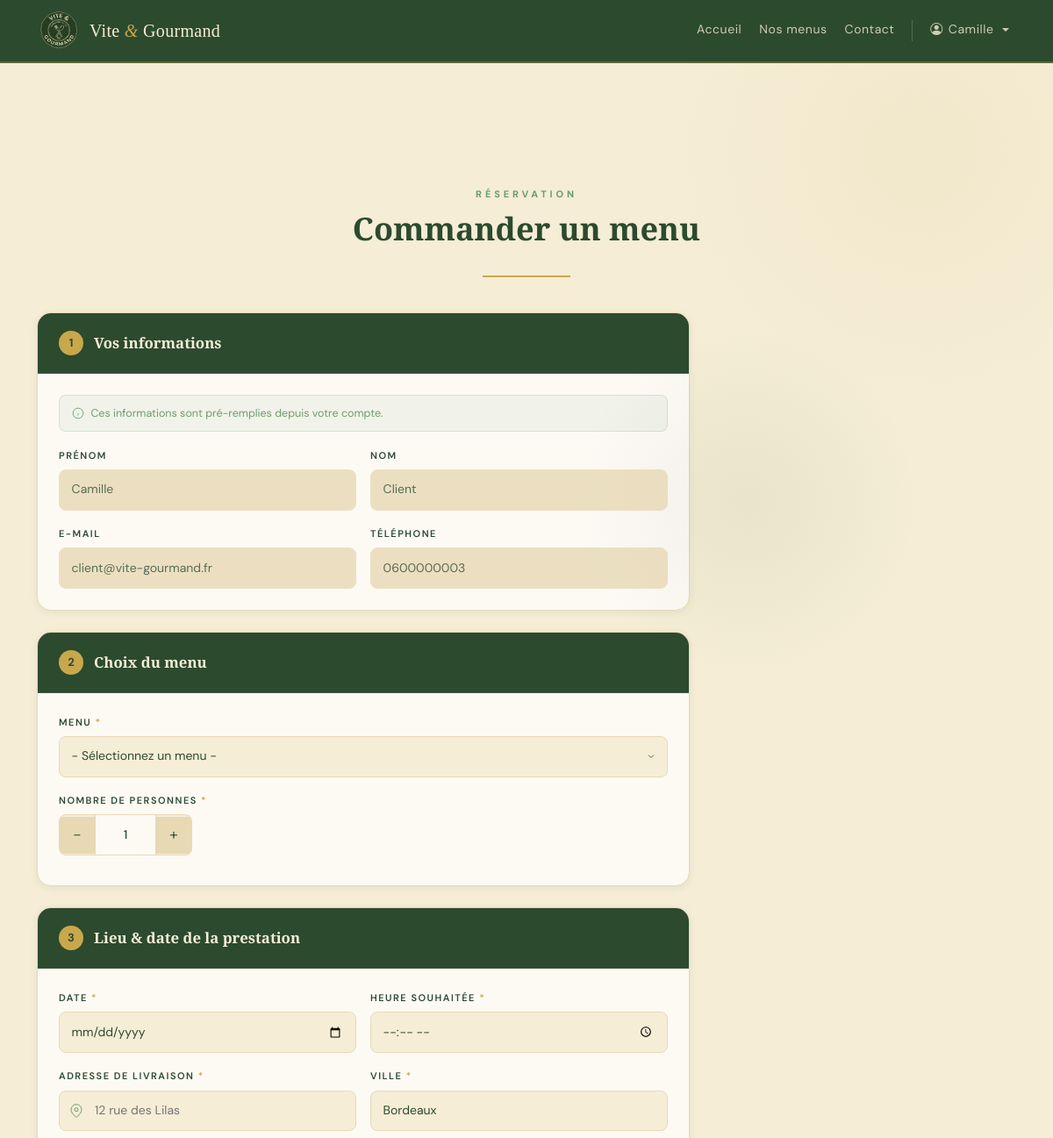
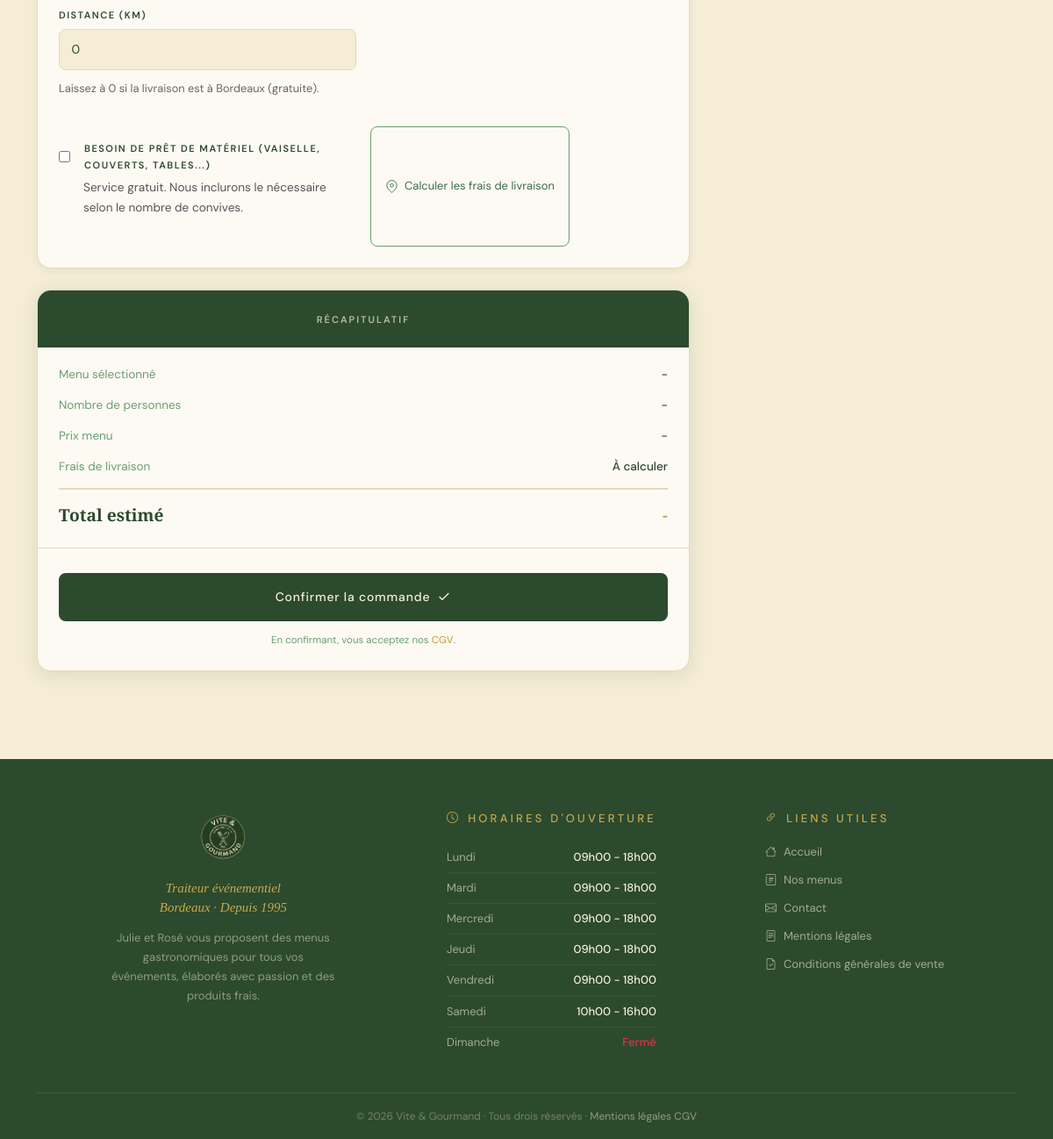
Screenshot of /pages/commande.php (signed in) with the database file from the repository (2 pictures, top to bottom).
### tables this page shows
CREATE TABLE utilisateur (
    utilisateur_id INT AUTO_INCREMENT PRIMARY KEY,
    role_id INT NOT NULL,
    nom VARCHAR(50) NOT NULL,
    prenom VARCHAR(50) NOT NULL,
    email varchar(255) NOT NULL UNIQUE,
    mot_de_passe VARCHAR(255) NOT NULL,
    telephone VARCHAR(20),
    adresse_postale VARCHAR(255),
    ville VARCHAR(50),
    pays VARCHAR(50) DEFAULT 'France',
    actif TINYINT(1) NOT NULL DEFAULT 1,
    created_at DATETIME DEFAULT CURRENT_TIMESTAMP,
    updated_at DATETIME DEFAULT CURRENT_TIMESTAMP,

    CONSTRAINT fk_utilisateur_role
    FOREIGN KEY(role_id) REFERENCES role(role_id)
);

CREATE TABLE horaire (
    horaire_id INT AUTO_INCREMENT PRIMARY KEY,
    jour VARCHAR(20) NOT NULL,
    heure_ouverture TIME NOT NULL,
    heure_fermeture TIME NOT NULL
);

### pages/commande.php (the view, shortened to what this page needs)
<?php
require_once '../includes/db.php';
$rootPath  = '../';
require_once '../includes/header.php';
require_once '../includes/navbar.php';
$user = ['prenom' => '',
        'nom' => '',
        'email' => '',
        'telephone' => '',
        'adresse' => ''];
if(isset($_SESSION['user_id'])) {
    try {
        $stmtU = $pdo->prepare("SELECT nom, prenom, email, telephone, adresse_postale, ville
                                FROM utilisateur
                                WHERE utilisateur_id = ?");
        $stmtU->execute([$_SESSION['user_id']]);
        $userInfo = $stmtU->fetch(PDO::FETCH_ASSOC);
        if($userInfo) {
            $user = $userInfo;
        }
    } catch (Exception $e) {
    }
}
$succes = '';
?>
<section class="section-commande">
    <div class="auth-bg-deco"></div>
    <div class="container">
     <div class="commande-header">
        <a href="<?= $rootPath ?>pages/menus.php" class="detail-back">← Retour aux menus</a>
        <div class="text-center mt-3">
            <span class="section-label">Réservation</span>
            <h1 class="section-title">Commander un menu</h1>
            <div class="divider-or mx-auto"></div>
        </div>
     </div>
     <?php if($succes): ?>
         <div class="commande-succes">
            <div class="commande-succes__icon">✓</div>
            <h2>Commande enregistrée !</h2>
            <p><?= htmlspecialchars($succes) ?></p>
            <div class="commande-succes__actions">
                <a href="<?= $rootPath ?>pages/mon-compte.php" class="btn btn-vg-primary">Voir mes commandes</a>
                <a href="<?= $rootPath ?>pages/menus.php" class="btn btn-vg-secondary">Retour aux menus</a>
            </div>
        </div>
        <?php else: ?>
        <form method="POST" action="" class="commande-form" id="commande-form" novalidate>
            <div class="commande-layout">
             <div class="commande-main">
              <div class="commande-bloc">
                <div class="commande-bloc__head">
                    <span class="commande-bloc__num">1</span>
                    <h2 class="commande-bloc__title">Vos informations</h2>
                </div>
                <div class="commande-bloc__body">
                    <p class="commande-autofill-notice">
                        <svg width="14" height="14" fill="none" stroke="currentColor" stroke-width="1.5" viewBox="0 0 24 24"><circle cx="12" cy="12" r="10"/><line x1="12" y1="16" x2="12" y2="12"/><line x1="12" y1="8" x2="12.01" y2="8"/></svg>
                        Ces informations sont pré-remplies depuis votre compte.
                    </p>
                    <div class="commande-field-row">
                        <div class="commande-field">
                            <label class="commande-label">Prénom</label>
                            <input type="text" class="commande-input" value="<?= htmlspecialchars($user['prenom']) ?>" readonly>
                        </div>
                        <div class="commande-field">
                            <label class="commande-label">Nom</label>
                            <input type="text" class="commande-input" value="<?= htmlspecialchars($user['nom']) ?>" readonly>
                        </div>
                    </div>
                    <div class="commande-field-row">
                        <div class="commande-field">
                            <label class="commande-label">E-mail</label>
                            <input type="text" class="commande-input" value="<?= htmlspecialchars($user['email']) ?>" readonly>
                        </div>
                        <div class="commande-field">
                            <label class="commande-label">Téléphone</label>
                            <input type="tel" class="commande-input" value="<?= htmlspecialchars($user['telephone']) ?>" readonly>
                        </div>
                    </div>
                </div>
              </div>
               <div class="commande-bloc">
                <div class="commande-bloc__head">
                    <span class="commande-bloc__num">2</span>
                    <h2 class="commande-bloc__title">Choix du menu</h2>
                </div>
                <div class="commande-bloc__body">
                    <div class="commande-field">
                        <label for="menu_id" class="commande-label">Menu <span class="auth-required">*</span></label>
                        <select name="menu_id" id="menu_id" class="commande-input commande-select" required>
                            <option value="">- Sélectionnez un menu -</option>
                        </select>
                    </div>
                    <div class="commande-field">
                    <label for="nb_personnes" class="commande-label">Nombre de personnes <span class="auth-required">*</span></label>
                    <div class="commande-nb-wrap">
                        <button type="button" class="commande-nb-btn" id="nb-moins">-</button>
                        <input type="number" id="nb_personnes" name="nb_personnes" class="commande-input commande-nb-input" value="1" min="1" inputmode="numeric" required>
                        <button type="button" class="commande-nb-btn" id="nb-plus">+</button>
                    </div>
                    </div>
                </div>
               </div>
                <div class="commande-bloc">
                    <div class="commande-bloc__head">
                        <span class="commande-bloc__num">3</span>
                        <h2 class="commande-bloc__title">Lieu & date de la prestation</h2>
                    </div>
                    <div class="commande-bloc__body">
                        <div class="commande-field-row">
                            <div class="commande-field">
                                <label for="date_prestation" class="commande-label">Date <span class="auth-required">*</span></label>
                                <input type="date" id="date_prestation" name="date_prestation" class="commande-input" required min="<?= date('Y-m-d', strtotime('+1 day')) ?>">
                            </div>
                            <div class="commande-field">
                                <label for="heure_prestation" class="commande-label">Heure souhaitée <span class="auth-required">*</span></label>
                                <input type="time" id="heure_prestation" name="heure_prestation" class="commande-input" required>
                            </div>
                        </div>
                        <div class="commande-field-row">
                            <div class="commande-field">
                                <label for="adresse_prestation" class="commande-label">Adresse de livraison <span class="auth-required">*</span></label>
                                <div class="auth-input-wrap">
                                    <input type="text" id="adresse_prestation" name="adresse_prestation" class="commande-input" placeholder="12 rue des Lilas" value="<?= htmlspecialchars($_POST['adresse_prestation'] ?? '') ?>" required>
                                </div>
                            </div>
                            <div class="commande-field">
                                <label for="ville_prestation" class="commande-label">Ville <span class="auth-required">*</span></label>
                                <input type="text" id="ville_prestation" name="ville_prestation" class="commande-input" placeholder="Paris" value="<?= htmlspecialchars($_POST['ville_prestation'] ?? $user['ville']) ?>" required>
                            </div>
                           <div class="commande-field">
                                <label for="distance_km" class="commande-label">Distance (km)</label>
                                <input type="number" id="distance_km" name="distance_km" class="commande-input" placeholder="0" min="0" step="0.1" value="<?= htmlspecialchars($_POST['distance_km'] ?? '0') ?>" required>
                                <p style="font-size: 0.8rem; color: #666; margin-top: 4px;">Laissez à 0 si la livraison est à Bordeaux (gratuite).</p>
                            </div>
                            <span class="commande-livraison-info" id="livraison-info"></span>
                            <div class="commande-option-item mt-3 mb-3">
                                <div class="d-flex align-items-center">
                                <input type="checkbox" id="pret_materiel" name="pret_materiel" value="1">
                                <label for="pret_materiel" class="commande-label ms-3">
                                    Besoin de prêt de matériel (Vaiselle, couverts, tables...)
                                </label>
                                </div>
                                <p style="font-size: 0.85rem; color: #555; margin-left: 28px; margin-top: 5px;">
                                    Service gratuit. Nous inclurons le nécessaire selon le nombre de convives.
                                </p>
                            </div>
                            <button type="button" class="commande-btn-calcul" id="btn-calcul-livraison">
                                <svg width="15" height="15" fill="none" stroke="currentColor" stroke-width="1.5" viewBox="0 0 24 24"><path d="M21 10c0 7-9 13-9 13s-9-6-9-13a9 9 0 0 1 18 0z"/><circle cx="12" cy="10" r="3"/></svg>
                                Calculer les frais de livraison
                            </button>
                        </div>
                </div>
             </div>
             <aside class="commande-sidebar">
                <div class="commande-recap">
                    <div class="commande-recap__header">
                        <span class="commande-recap__label">Récapitulatif</span>
                    </div>
                    <div class="commande-recap__body" id="recap-body">
                        <div class="recap-ligne">
                            <span class="recap-ligne__lib">Menu sélectionné</span>
                            <span class="recap-ligne__val" id="recap-menu">-</span>
                        </div>
                        <div class="recap-ligne">
                            <span class="recap-ligne__lib">Nombre de personnes</span>
                            <span class="recap-ligne__val" id="recap-nb">-</span>
                        </div>
                        <div class="recap-ligne">
                            <span class="recap-ligne__lib">Prix menu</span>
                            <span class="recap-ligne__val" id="recap-prix-menu">-</span>
                        </div>
                        <div class="recap-ligne">
                            <span class="recap-ligne__lib">Frais de livraison</span>
                            <span class="recap-ligne__val" id="recap-livraison">À calculer</span>
                        </div>
                        <div class="recap-total">
                            <span>Total estimé</span>
                            <span id="recap-total">-</span>
                        </div>
                    </div>
                    <div class="commande-recap__footer">
                        <button type="submit" class="auth-btn" id="btn-commander">Confirmer la commande
                            <svg width="16" height="16" fill="none" stroke="currentColor" stroke-width="2" viewBox="0 0 24 24"><polyline points="20 6 9 17 4 12"/></svg>
                        </button>
                        <p class="recap-mention">En confirmant, vous acceptez nos <a href="<?= $rootPath ?>pages/cgv.php" class="auth-link" target="_blank">CGV</a>.</p>
                    </div>
                </div>
             </aside>
            </div>
        </form>
        <?php endif; ?>
    </div>
</section>
<?php require_once '../includes/footer.php'; ?>

### includes/footer.php (shortened to what this page needs)
<?php
$stmtFooter = $pdo->query("SELECT * FROM horaire ORDER BY horaire_id ASC");
$listeHoraires = $stmtFooter->fetchAll();
?>
<footer class="footer" role="contentinfo">
    <div class="container">
        <div class="row gy-5">
         <div class="col-12 col-md-3">
            <div class="footer-brand">
                <img src="<?= isset($rootPath) ? $rootPath : '../' ?>assets/images/image_logo_vert-removebg-preview.png" alt="Logo Vite & Gourmand" class="footer-logo">
                <p class="footer-tagline">Traiteur événementiel<br>Bordeaux · Depuis 1995</p>
                <p class="footer-desc">Julie et Rosé vous proposent des menus gastronomiques pour tous vos événements, élaborés avec passion et des produits frais.</p>
            </div>
         </div>
         <div class="col-12 col-md-auto">
            <h2 class="footer-title">
                <i class="bi bi-clock" aria-hidden="true"></i>
                Horaires d'ouverture
            </h2>
            <ul class="footer-horaires" aria-label="Horaires d'ouverture">
                <?php foreach($listeHoraires as $h): ?>
                    <li>
                        <span class="footer-jour"><?= htmlspecialchars($h['jour']) ?></span>
                        <span class="footer-heure">
                            <?php
                            if(empty($h['heure_ouverture']) || $h['heure_ouverture'] == '00:00:00'){
                                echo '<span class="text-danger">Fermé</span>';
                            } else {
                                $debut = date('H\hi', strtotime($h['heure_ouverture']));
                                $fin = date('H\hi', strtotime($h['heure_fermeture']));
                                echo $debut . " - " . $fin;
                            }
                            ?>
                        </span>
                    </li>
                <?php endforeach; ?>
            </ul>
         </div>
         <div class="col-12 col-md-auto">
            <h2 class="footer-title">
                <i class="bi bi-link-45deg" aria-hidden="true"></i>
                Liens utiles
            </h2>
            <ul class="footer-links" aria-label="Liens utiles">
                <li>
                    <a href="<?= isset($rootPath) ? $rootPath : '../' ?>pages/accueil.php">
                        <i class="bi bi-house" aria-hidden="true"></i>
                        Accueil
                    </a>
                </li>
                <li>
                    <a href="<?=  isset($rootPath) ? $rootPath : '../' ?>pages/menus.php">
                        <i class="bi bi-journal-richtext" aria-hidden="true"></i>
                        Nos menus
                    </a>
                </li>
                <li>
                    <a href="<?=  isset($rootPath) ? $rootPath : '../' ?>pages/contact.php">
                        <i class="bi bi-envelope" aria-hidden="true"></i>
                        Contact
                    </a>
                </li>
                <li>
                    <a href="<?= isset($rootPath) ? $rootPath : '../' ?>pages/mentions-legales.php">
                        <i class="bi bi-file-text" aria-hidden="true"></i>
                        Mentions légales
                    </a>
                </li>
                <li>
                    <a href="<?=  isset($rootPath) ? $rootPath : '../' ?>pages/cgv.php">
                        <i class="bi bi-file-earmark-check" aria-hidden="true"></i>
                        Conditions générales de vente
                    </a>
                </li>
            </ul>
         </div>
        </div>
         <div class="footer-bottom">
            <p class="footer-copy">
                &copy; <?= date('Y') ?> Vite &amp; Gourmand · Tous drois réservés ·
                <a href="<?=  isset($rootPath) ? $rootPath : '../' ?>pages/mentions-legales.php">Mentions légales</a>
                <a href="<?=  isset($rootPath) ? $rootPath : '../' ?>pages/cgv.php">CGV</a>
            </p>
         </div>
    </div>
</footer>

### rows the page displays
utilisateur: prenom "Camille", nom "Client", email "client@vite-gourmand.fr", telephone "0600000003", ville_prestation "Bordeaux"
horaire: jour "Lundi", heure_ouverture "09h00", heure_fermeture "18h00"
horaire: jour "Mardi", heure_ouverture "09h00", heure_fermeture "18h00"
horaire: jour "Mercredi", heure_ouverture "09h00", heure_fermeture "18h00"
horaire: jour "Jeudi", heure_ouverture "09h00", heure_fermeture "18h00"
horaire: jour "Vendredi", heure_ouverture "09h00", heure_fermeture "18h00"
horaire: jour "Samedi", heure_ouverture "10h00", heure_fermeture "16h00"
horaire: jour "Dimanche", heure_ouverture "Fermé"

### other values shown
$user['prenom'] "Camille"
